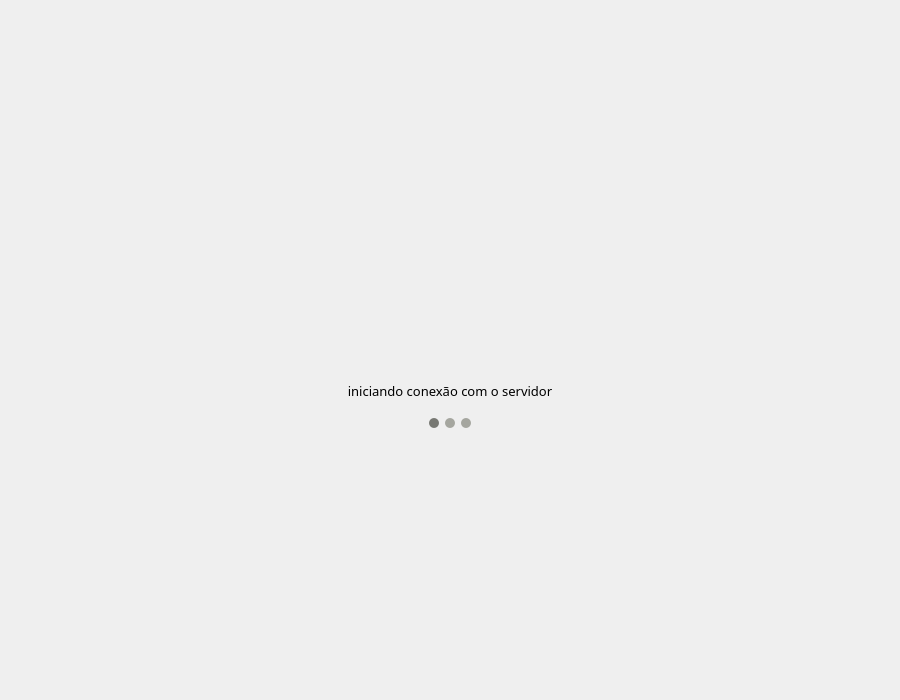
<?xml version="1.0" encoding="UTF-8"?>
<ui version="4.0">
 <class>Iniciar</class>
 <widget class="QMainWindow" name="Iniciar">
  <property name="geometry">
   <rect>
    <x>0</x>
    <y>0</y>
    <width>900</width>
    <height>700</height>
   </rect>
  </property>
  <property name="minimumSize">
   <size>
    <width>900</width>
    <height>700</height>
   </size>
  </property>
  <property name="windowTitle">
   <string>MainWindow</string>
  </property>
  <widget class="QWidget" name="centralwidget">
   <layout class="QVBoxLayout" name="verticalLayout">
    <property name="spacing">
     <number>0</number>
    </property>
    <property name="leftMargin">
     <number>0</number>
    </property>
    <property name="topMargin">
     <number>0</number>
    </property>
    <property name="rightMargin">
     <number>0</number>
    </property>
    <property name="bottomMargin">
     <number>0</number>
    </property>
    <item>
     <spacer name="verticalSpacer">
      <property name="orientation">
       <enum>Qt::Vertical</enum>
      </property>
      <property name="sizeHint" stdset="0">
       <size>
        <width>20</width>
        <height>40</height>
       </size>
      </property>
     </spacer>
    </item>
    <item>
     <widget class="QWidget" name="widget_3" native="true">
      <layout class="QHBoxLayout" name="horizontalLayout_2">
       <item>
        <widget class="QLabel" name="label">
         <property name="sizePolicy">
          <sizepolicy hsizetype="Preferred" vsizetype="Preferred">
           <horstretch>0</horstretch>
           <verstretch>0</verstretch>
          </sizepolicy>
         </property>
         <property name="minimumSize">
          <size>
           <width>230</width>
           <height>109</height>
          </size>
         </property>
         <property name="maximumSize">
          <size>
           <width>230</width>
           <height>109</height>
          </size>
         </property>
         <property name="text">
          <string/>
         </property>
         <property name="pixmap">
          <pixmap resource="../autoFiles/qrc.qrc">:/start/img/logo_pedras_vivas_maior.png</pixmap>
         </property>
         <property name="scaledContents">
          <bool>true</bool>
         </property>
        </widget>
       </item>
      </layout>
     </widget>
    </item>
    <item>
     <widget class="QLabel" name="label_processo">
      <property name="font">
       <font>
        <family>Bahnschrift</family>
        <pointsize>10</pointsize>
       </font>
      </property>
      <property name="text">
       <string>iniciando conexão com o servidor</string>
      </property>
      <property name="alignment">
       <set>Qt::AlignCenter</set>
      </property>
     </widget>
    </item>
    <item>
     <widget class="QWidget" name="widget_2" native="true">
      <layout class="QHBoxLayout" name="horizontalLayout">
       <item>
        <widget class="QWidget" name="widget" native="true">
         <property name="minimumSize">
          <size>
           <width>60</width>
           <height>28</height>
          </size>
         </property>
         <property name="maximumSize">
          <size>
           <width>60</width>
           <height>28</height>
          </size>
         </property>
         <property name="styleSheet">
          <string notr="true">border-radius: 5</string>
         </property>
         <layout class="QGridLayout" name="gridLayout">
          <item row="0" column="2">
           <widget class="QWidget" name="circulo2" native="true">
            <property name="styleSheet">
             <string notr="true">background-color: rgb(165, 166, 159)</string>
            </property>
           </widget>
          </item>
          <item row="0" column="3">
           <widget class="QWidget" name="circulo3" native="true">
            <property name="styleSheet">
             <string notr="true">background-color: rgb(165, 166, 159)</string>
            </property>
           </widget>
          </item>
          <item row="0" column="0">
           <widget class="QWidget" name="circulo1" native="true">
            <property name="styleSheet">
             <string notr="true">background-color: rgb(119, 120, 115);</string>
            </property>
           </widget>
          </item>
         </layout>
        </widget>
       </item>
      </layout>
     </widget>
    </item>
    <item>
     <spacer name="verticalSpacer_2">
      <property name="orientation">
       <enum>Qt::Vertical</enum>
      </property>
      <property name="sizeHint" stdset="0">
       <size>
        <width>20</width>
        <height>40</height>
       </size>
      </property>
     </spacer>
    </item>
   </layout>
  </widget>
 </widget>
 <resources>
  <include location="../autoFiles/qrc.qrc"/>
  <include location="../../../mvc/project/resources/qrc.qrc"/>
 </resources>
 <connections/>
</ui>
